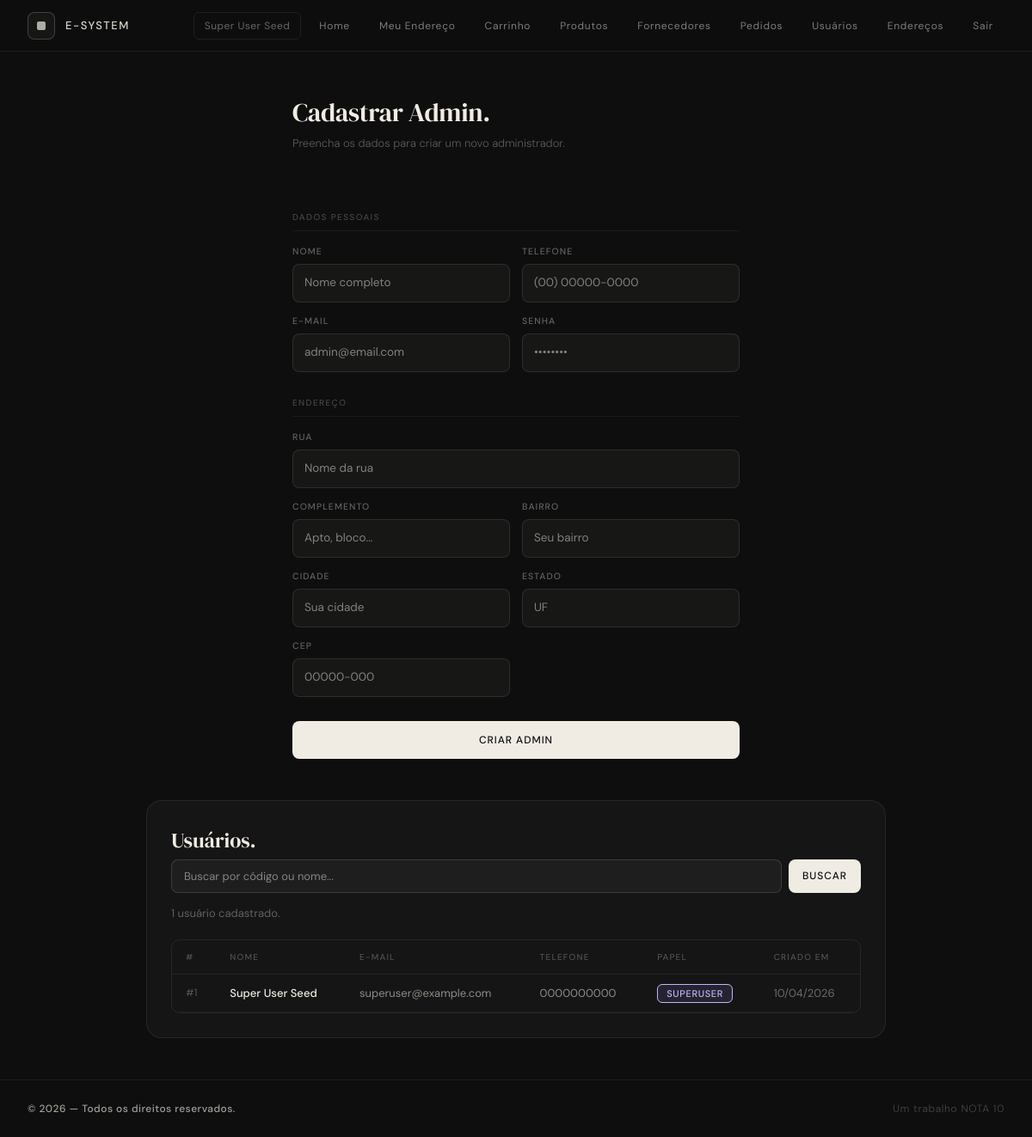
The page /create_admin.php (signed in) on the database its author committed.
### tables this page shows
CREATE TABLE IF NOT EXISTS users (
    id INT AUTO_INCREMENT PRIMARY KEY,
    name VARCHAR(150) NOT NULL,
    phone VARCHAR(50) NOT NULL,
    email VARCHAR(255) NOT NULL UNIQUE,
    password VARCHAR(255) NOT NULL,
    address_id INT,
    role ENUM('cliente','admin','superuser') NOT NULL DEFAULT 'cliente',
    created_at TIMESTAMP DEFAULT CURRENT_TIMESTAMP,
    FOREIGN KEY (address_id) REFERENCES addresses(id)
);

### src/connection/db.php (called while the page is built, shortened)
<?php
class Connection {
    private static $instance = null;
    private function __construct() {
        $host = 'db';
        $db = 'testdb';
        $user = 'root';
        $pass = 'root';
        try {
            $this->conn = new PDO("mysql:host=$host;dbname=$db;charset=utf8mb4", $user, $pass);
        } catch (PDOException $e) {
            die("Erro de conexão: " . $e->getMessage());
        }
    }
     public static function getInstance(): PDO {
        if (self::$instance === null) {
            $obj = new Connection();
            self::$instance = $obj->conn;
        }
        return self::$instance;
    }
}

### src/dao/UserDAO.php (called while the page is built, shortened)
<?php
require_once __DIR__ . '/../connection/db.php';
class UserDAO {
    private PDO $db;
    public function __construct() {
        $this->db = Connection::getInstance();
    }
    public function findAllPaginated(int $page, int $perPage): array {
        $offset = ($page - 1) * $perPage;
        $stmt = $this->db->prepare(
            'SELECT u.id, u.name, u.email, u.phone, u.role, u.created_at
             FROM users u
             ORDER BY u.id DESC
             LIMIT :limit OFFSET :offset'
        );
        $stmt->bindValue(':limit', $perPage, PDO::PARAM_INT);
        $stmt->bindValue(':offset', $offset, PDO::PARAM_INT);
        $stmt->execute();
        return $stmt->fetchAll(PDO::FETCH_ASSOC);
    }
    public function countAll(): int {
        return (int)$this->db->query('SELECT COUNT(*) FROM users')->fetchColumn();
    }
}

### src/create_admin.php (the view, shortened to what this page needs)
<?php
require_once 'dao/UserDAO.php';
$userDAO    = new UserDAO();
$perPage     = 10;
$page        = max(1, (int)($_GET['page'] ?? 1));
$searchQuery = trim($_GET['search'] ?? '');
if (!empty($searchQuery)) {
    $totalUsers = $userDAO->countSearch($searchQuery);
} else {
    $totalUsers = $userDAO->countAll();
}
include 'partials/header.php';
?>
<main class="flex-grow flex justify-center px-6 py-12">
  <div style="width:100%;max-width:520px">
    <h1 style="font-family:'DM Serif Display',serif;font-size:30px;font-weight:400;letter-spacing:-0.01em;margin:0 0 4px">Cadastrar Admin.</h1>
    <p style="font-size:13px;font-weight:300;color:rgba(240,236,228,0.35);margin:0 0 2.5rem">Preencha os dados para criar um novo administrador.</p>
    <?php
      $inputStyle = "background:rgba(240,236,228,0.04);border:1px solid rgba(240,236,228,0.1);border-radius:8px;padding:11px 13px;font-size:13.5px;font-family:'DM Sans',sans-serif;color:#f0ece4;outline:none;width:100%;box-sizing:border-box";
      $labelStyle = "font-size:10.5px;font-weight:500;letter-spacing:0.1em;text-transform:uppercase;color:rgba(240,236,228,0.38);display:block;margin-bottom:7px";
      $sectionStyle = "font-size:10px;font-weight:500;letter-spacing:0.14em;text-transform:uppercase;color:rgba(240,236,228,0.25);margin:1.75rem 0 1rem;padding-bottom:8px;border-bottom:1px solid rgba(240,236,228,0.06)";
    ?>
    <form method="post" style="display:flex;flex-direction:column">
      <p style="<?= $sectionStyle ?>">Dados pessoais</p>
      <div style="display:grid;grid-template-columns:1fr 1fr;gap:14px">
        <label style="display:flex;flex-direction:column">
          <span style="<?= $labelStyle ?>">Nome</span>
          <input type="text" name="name" value="<?= htmlspecialchars($_POST['name'] ?? '') ?>" placeholder="Nome completo" style="<?= $inputStyle ?>" required>
        </label>
        <label style="display:flex;flex-direction:column">
          <span style="<?= $labelStyle ?>">Telefone</span>
          <input type="text" name="phone" value="<?= htmlspecialchars($_POST['phone'] ?? '') ?>" placeholder="(00) 00000-0000" style="<?= $inputStyle ?>" required>
        </label>
        <label style="display:flex;flex-direction:column">
          <span style="<?= $labelStyle ?>">E-mail</span>
          <input type="email" name="email" value="<?= htmlspecialchars($_POST['email'] ?? '') ?>" placeholder="admin@email.com" style="<?= $inputStyle ?>" required>
        </label>
        <label style="display:flex;flex-direction:column">
          <span style="<?= $labelStyle ?>">Senha</span>
          <input type="password" name="password" placeholder="••••••••" style="<?= $inputStyle ?>" required>
        </label>
      </div>
      <p style="<?= $sectionStyle ?>">Endereço</p>
      <div style="display:grid;grid-template-columns:1fr 1fr;gap:14px">
        <label style="display:flex;flex-direction:column;grid-column:span 2">
          <span style="<?= $labelStyle ?>">Rua</span>
          <input type="text" name="street" value="<?= htmlspecialchars($_POST['street'] ?? '') ?>" placeholder="Nome da rua" style="<?= $inputStyle ?>" required>
        </label>
        <label style="display:flex;flex-direction:column">
          <span style="<?= $labelStyle ?>">Complemento</span>
          <input type="text" name="complement" value="<?= htmlspecialchars($_POST['complement'] ?? '') ?>" placeholder="Apto, bloco..." style="<?= $inputStyle ?>">
        </label>
        <label style="display:flex;flex-direction:column">
          <span style="<?= $labelStyle ?>">Bairro</span>
          <input type="text" name="neighborhood" value="<?= htmlspecialchars($_POST['neighborhood'] ?? '') ?>" placeholder="Seu bairro" style="<?= $inputStyle ?>" required>
        </label>
        <label style="display:flex;flex-direction:column">
          <span style="<?= $labelStyle ?>">Cidade</span>
          <input type="text" name="city" value="<?= htmlspecialchars($_POST['city'] ?? '') ?>" placeholder="Sua cidade" style="<?= $inputStyle ?>" required>
        </label>
        <label style="display:flex;flex-direction:column">
          <span style="<?= $labelStyle ?>">Estado</span>
          <input type="text" name="state" value="<?= htmlspecialchars($_POST['state'] ?? '') ?>" placeholder="UF" style="<?= $inputStyle ?>" required>
        </label>
        <label style="display:flex;flex-direction:column">
          <span style="<?= $labelStyle ?>">CEP</span>
          <input type="text" name="zip_code" value="<?= htmlspecialchars($_POST['zip_code'] ?? '') ?>" placeholder="00000-000" style="<?= $inputStyle ?>" required>
        </label>
      </div>
      <button type="submit" style="width:100%;padding:13px;margin-top:1.75rem;background:#f0ece4;color:#0e0e0e;border:none;border-radius:8px;font-size:12px;font-weight:500;font-family:'DM Sans',sans-serif;letter-spacing:0.08em;text-transform:uppercase;cursor:pointer">
        Criar Admin
      </button>
    </form>
  </div>
</main>
<?php
$users = !empty($searchQuery)
    ? $userDAO->searchByNameOrId($searchQuery, $page, $perPage)
    : $userDAO->findAllPaginated($page, $perPage);
$roleBadge = ['cliente' => ['rgba(240,236,228,0.07)', 'rgba(240,236,228,0.5)', 'Cliente'], 'admin' => ['rgba(96,165,250,0.12)', '#93c5fd', 'Admin'], 'superuser' => ['rgba(167,139,250,0.12)', '#c4b5fd', 'Superuser']];
?>
<section class="flex justify-center px-6 pb-12">
  <div style="width:100%;max-width:860px">
    <div style="border:1px solid rgba(240,236,228,0.08);border-radius:18px;padding:28px;background:rgba(255,255,255,0.03)">
      <h2 style="font-family:'DM Serif Display',serif;font-size:24px;font-weight:400;margin:0 0 4px">Usuários.</h2>
      <form method="get" action="create_admin.php" style="display:flex;gap:8px;margin-bottom:14px">
        <input type="text" name="search" value="<?= htmlspecialchars($searchQuery) ?>"
          placeholder="Buscar por código ou nome..."
          style="flex:1;padding:9px 14px;border-radius:8px;border:1px solid rgba(240,236,228,0.14);background:rgba(255,255,255,0.04);color:#f0ece4;font-size:13px;font-family:'DM Sans',sans-serif;outline:none">
        <button type="submit" style="padding:9px 16px;background:#f0ece4;color:#0e0e0e;border:none;border-radius:8px;font-size:12px;font-weight:500;letter-spacing:0.08em;text-transform:uppercase;cursor:pointer">Buscar</button>
      </form>
      <p style="font-size:13px;color:rgba(240,236,228,0.35);margin:0 0 20px">
        <?= $totalUsers ?> usuário<?= $totalUsers !== 1 ? 's' : '' ?><?= !empty($searchQuery) ? ' encontrado' . ($totalUsers !== 1 ? 's' : '') . ' para "' . htmlspecialchars($searchQuery) . '"' : ' cadastrado' . ($totalUsers !== 1 ? 's' : '') ?>.
      </p>
      <div style="overflow-x:auto;border:1px solid rgba(240,236,228,0.08);border-radius:10px">
        <table style="width:100%;border-collapse:collapse;font-size:13px;color:#f0ece4">
          <thead>
            <tr style="border-bottom:1px solid rgba(240,236,228,0.08)">
              <?php foreach (['#','Nome','E-mail','Telefone','Papel','Criado em'] as $col): ?>
                <th style="padding:12px 16px;text-align:left;font-size:10px;font-weight:500;letter-spacing:0.12em;text-transform:uppercase;color:rgba(240,236,228,0.28);white-space:nowrap"><?= $col ?></th>
              <?php endforeach ?>
            </tr>
          </thead>
          <tbody>
            <?php foreach ($users as $i => $u):
              $rowBg = $i % 2 === 0 ? 'transparent' : 'rgba(240,236,228,0.02)';
              $badge = $roleBadge[$u['role']] ?? $roleBadge['cliente'];
              $createdAt = !empty($u['created_at']) ? date('d/m/Y', strtotime($u['created_at'])) : '—';
            ?>
              <tr style="border-bottom:1px solid rgba(240,236,228,0.05);background:<?= $rowBg ?>"
                  onmouseover="this.style.background='rgba(240,236,228,0.05)'"
                  onmouseout="this.style.background='<?= $rowBg ?>'">
                <td style="padding:12px 16px;color:rgba(240,236,228,0.3);font-size:12px">#<?= $u['id'] ?></td>
                <td style="padding:12px 16px;font-weight:500"><?= htmlspecialchars($u['name']) ?></td>
                <td style="padding:12px 16px;color:rgba(240,236,228,0.55)"><?= htmlspecialchars($u['email']) ?></td>
                <td style="padding:12px 16px;color:rgba(240,236,228,0.55);white-space:nowrap"><?= htmlspecialchars($u['phone']) ?></td>
                <td style="padding:12px 16px">
                  <span style="background:<?= $badge[0] ?>;color:<?= $badge[1] ?>;border:1px solid <?= $badge[1] ?>;border-radius:6px;padding:3px 10px;font-size:11px;font-weight:500;letter-spacing:0.06em;text-transform:uppercase">
                    <?= $badge[2] ?>
                  </span>
                </td>
                <td style="padding:12px 16px;color:rgba(240,236,228,0.4);white-space:nowrap"><?= $createdAt ?></td>
              </tr>
            <?php endforeach ?>
          </tbody>
        </table>
      </div>
    </div>
  </div>
</section>
<?php include 'partials/footer.php'; ?>

### src/partials/header.php (style rules this page uses)
:root { --cream: #f0ece4; --bg: #0e0e0e; --border: rgba(240,236,228,0.1); --muted: rgba(240,236,228,0.38); }
body { font-family: 'DM Sans', sans-serif; background: var(--bg); color: var(--cream); }

### rows shown on the page
users: id "1", name "Super User Seed", email "superuser@example.com", phone "0000000000", role "SUPERUSER", created_at "10/04/2026"

### other values the page prints
$user['name'] "Super User Seed"
$label "Home"
$label "Meu Endereço"
$label "Carrinho"
$label "Produtos"
$label "Fornecedores"
$label "Pedidos"
$label "Usuários"
$label "Endereços"
$label "Sair"
$totalUsers "1"
$col "#"
$col "NOME"
$col "E-MAIL"
$col "TELEFONE"
